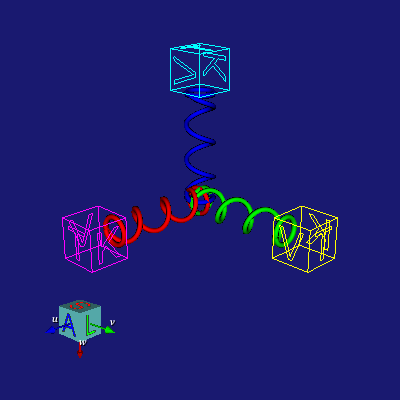

The script that drew this image:
#!/usr/bin/env python
# Demonstrate vtkOrientationMarkerWidget with custom axes and annotated cube assembly.

import math

import vtkmodules.vtkInteractionStyle  # noqa: F401
import vtkmodules.vtkRenderingFreeType  # noqa: F401
import vtkmodules.vtkRenderingOpenGL2  # noqa: F401

from vtkmodules.vtkCommonCore import vtkPoints
from vtkmodules.vtkCommonDataModel import (
    vtkCellArray,
    vtkPolyData,
)
from vtkmodules.vtkCommonTransforms import vtkTransform
from vtkmodules.vtkFiltersCore import (
    vtkAppendPolyData,
    vtkTubeFilter,
)
from vtkmodules.vtkFiltersGeneral import vtkTransformPolyDataFilter
from vtkmodules.vtkInteractionWidgets import vtkOrientationMarkerWidget
from vtkmodules.vtkRenderingAnnotation import (
    vtkAnnotatedCubeActor,
    vtkAxesActor,
)
from vtkmodules.vtkRenderingCore import (
    vtkMapper,
    vtkPropAssembly,
    vtkPropCollection,
    vtkRenderWindow,
    vtkRenderWindowInteractor,
    vtkRenderer,
)

# Part 1: create a helical spring for the shaft
dt = math.pi / 20.0
t = 0.0
x = 0.0
n_points = 120
dx = 0.8 / n_points

points = vtkPoints()
line = vtkCellArray()
line.InsertNextCell(n_points + 80)

i = 0
while i < 40:
    points.InsertPoint(i, 0.1 * math.cos(t), x, 0.1 * math.sin(t))
    line.InsertCellPoint(i)
    t += dt
    i += 1

while i < n_points + 40:
    points.InsertPoint(i, 0.1 * math.cos(t), x, 0.1 * math.sin(t))
    line.InsertCellPoint(i)
    t += dt
    x += dx
    i += 1

while i < n_points + 80:
    points.InsertPoint(i, 0.1 * math.cos(t), x, 0.1 * math.sin(t))
    line.InsertCellPoint(i)
    t += dt
    i += 1

wiggle = vtkPolyData()
wiggle.SetPoints(points)
wiggle.SetLines(line)

tube = vtkTubeFilter()
tube.SetInputData(wiggle)
tube.SetGenerateTCoordsToOff()
tube.CappingOff()
tube.SetVaryRadiusToVaryRadiusOff()
tube.SetRadius(0.02)
tube.SetNumberOfSides(5)
tube.Update()

# Part 2: annotated cube for the tip
cube = vtkAnnotatedCubeActor()
cube.SetXPlusFaceText("V")
cube.SetXMinusFaceText("K")
cube.SetYPlusFaceText("T")
cube.SetZPlusFaceText("")
cube.SetZMinusFaceText("")
cube.SetYMinusFaceText("")
cube.SetFaceTextScale(0.666667)

props = vtkPropCollection()
cube.GetActors(props)
append_filter = vtkAppendPolyData()

transform_filter = vtkTransformPolyDataFilter()
transform = vtkTransform()
transform_filter.SetTransform(transform)

n_props = props.GetNumberOfItems()
props.InitTraversal()
for idx in range(n_props):
    node = props.GetNextProp()
    if node and (idx == 0 or idx == (n_props - 1)):
        mapper = node.GetMapper()
        if mapper:
            transform_filter.SetInputConnection(mapper.GetInputConnection(0, 0))
            transform.Identity()
            transform.SetMatrix(node.GetMatrix())
            transform.Scale(2.0, 2.0, 2.0)
            transform_filter.Update()

            newpoly = vtkPolyData()
            newpoly.DeepCopy(transform_filter.GetOutput())
            append_filter.AddInputData(newpoly)

append_filter.Update()

# Create axes actor with custom tip and shaft
axes = vtkAxesActor()
axes.SetTotalLength(1.2, 1.2, 1.2)
axes.SetUserDefinedTip(append_filter.GetOutput())
axes.SetTipTypeToUserDefined()
axes.SetNormalizedShaftLength(0.85, 0.85, 0.85)
axes.SetNormalizedTipLength(0.15, 0.15, 0.15)
axes.AxisLabelsOff()
axes.SetUserDefinedShaft(tube.GetOutput())
axes.SetShaftTypeToUserDefined()

prop = axes.GetXAxisTipProperty()
prop.SetRepresentationToWireframe()
prop.SetDiffuse(0)
prop.SetAmbient(1)
prop.SetColor(1, 0, 1)

prop = axes.GetYAxisTipProperty()
prop.SetRepresentationToWireframe()
prop.SetDiffuse(0)
prop.SetAmbient(1)
prop.SetColor(1, 1, 0)

prop = axes.GetZAxisTipProperty()
prop.SetRepresentationToWireframe()
prop.SetDiffuse(0)
prop.SetAmbient(1)
prop.SetColor(0, 1, 1)

# Configure annotated cube for orientation marker
cube.SetFaceTextScale(0.65)
prop = cube.GetCubeProperty()
prop.SetColor(0.5, 1, 1)

prop = cube.GetTextEdgesProperty()
prop.SetLineWidth(1)
prop.SetDiffuse(0)
prop.SetAmbient(1)
prop.SetColor(0.1800, 0.2800, 0.2300)

vtkMapper.SetResolveCoincidentTopologyToPolygonOffset()

# Anatomic labelling
cube.SetXPlusFaceText("A")
cube.SetXMinusFaceText("P")
cube.SetYPlusFaceText("L")
cube.SetYMinusFaceText("R")
cube.SetZPlusFaceText("S")
cube.SetZMinusFaceText("I")

# Face colors
prop = cube.GetXPlusFaceProperty()
prop.SetColor(0, 0, 1)
prop.SetInterpolationToFlat()
prop = cube.GetXMinusFaceProperty()
prop.SetColor(0, 0, 1)
prop.SetInterpolationToFlat()
prop = cube.GetYPlusFaceProperty()
prop.SetColor(0, 1, 0)
prop.SetInterpolationToFlat()
prop = cube.GetYMinusFaceProperty()
prop.SetColor(0, 1, 0)
prop.SetInterpolationToFlat()
prop = cube.GetZPlusFaceProperty()
prop.SetColor(1, 0, 0)
prop.SetInterpolationToFlat()
prop = cube.GetZMinusFaceProperty()
prop.SetColor(1, 0, 0)
prop.SetInterpolationToFlat()

# Second axes actor simulating left-handed coordinate system
axes2 = vtkAxesActor()
transform.Identity()
transform.RotateY(90)
axes2.SetShaftTypeToCylinder()
axes2.SetUserTransform(transform)
axes2.SetXAxisLabelText("w")
axes2.SetYAxisLabelText("v")
axes2.SetZAxisLabelText("u")
axes2.SetTotalLength(1.5, 1.5, 1.5)
axes2.SetCylinderRadius(0.500 * axes2.GetCylinderRadius())
axes2.SetConeRadius(1.025 * axes2.GetConeRadius())
axes2.SetSphereRadius(1.500 * axes2.GetSphereRadius())

tprop = axes2.GetXAxisCaptionActor2D().GetCaptionTextProperty()
tprop.ItalicOn()
tprop.ShadowOn()
tprop.SetFontFamilyToTimes()

axes2.GetYAxisCaptionActor2D().GetCaptionTextProperty().ShallowCopy(tprop)
axes2.GetZAxisCaptionActor2D().GetCaptionTextProperty().ShallowCopy(tprop)

# Combine markers into a prop assembly
assembly = vtkPropAssembly()
assembly.AddPart(axes2)
assembly.AddPart(cube)

# Renderer
renderer = vtkRenderer()
renderer.AddViewProp(axes)
renderer.SetBackground(0.0980, 0.0980, 0.4392)

# Render window
render_window = vtkRenderWindow()
render_window.AddRenderer(renderer)
render_window.SetWindowName("orientation marker widget test")
render_window.SetMultiSamples(0)
render_window.SetSize(400, 400)

# Interactor
interactor = vtkRenderWindowInteractor()
interactor.SetRenderWindow(render_window)

# Widget
orientation_marker_widget = vtkOrientationMarkerWidget()
orientation_marker_widget.SetOutlineColor(0.9300, 0.5700, 0.1300)
orientation_marker_widget.SetOrientationMarker(assembly)
orientation_marker_widget.SetInteractor(interactor)
orientation_marker_widget.SetViewport(0.0, 0.0, 0.4, 0.4)
orientation_marker_widget.SetEnabled(1)
orientation_marker_widget.InteractiveOff()
orientation_marker_widget.InteractiveOn()

# Scene
camera = renderer.GetActiveCamera()
camera.SetViewUp(0, 0, 1)
camera.SetFocalPoint(0, 0, 0)
camera.SetPosition(4.5, 4.5, 2.5)
renderer.ResetCameraClippingRange()

interactor.Initialize()
interactor.Start()
